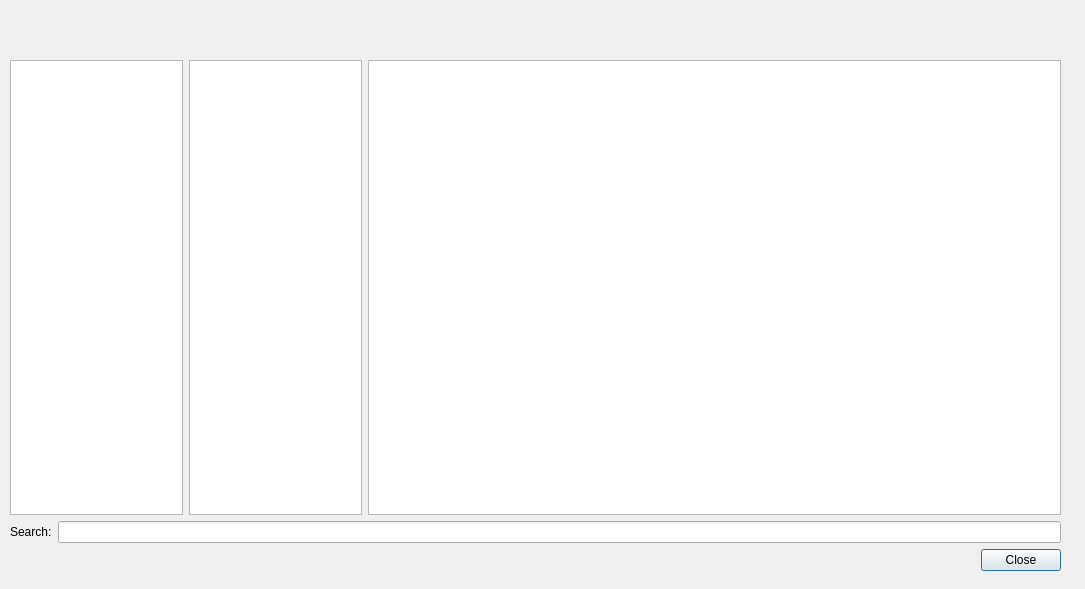
<?xml version="1.0" encoding="UTF-8"?>
<ui version="4.0">
 <class>DialogHelp</class>
 <widget class="QDialog" name="DialogHelp">
  <property name="geometry">
   <rect>
    <x>0</x>
    <y>0</y>
    <width>1085</width>
    <height>589</height>
   </rect>
  </property>
  <property name="sizePolicy">
   <sizepolicy hsizetype="Expanding" vsizetype="Maximum">
    <horstretch>0</horstretch>
    <verstretch>0</verstretch>
   </sizepolicy>
  </property>
  <property name="windowTitle">
   <string>TRSE Help &amp; documentation</string>
  </property>
  <widget class="QWidget" name="gridLayoutWidget">
   <property name="geometry">
    <rect>
     <x>10</x>
     <y>60</y>
     <width>1051</width>
     <height>511</height>
    </rect>
   </property>
   <layout class="QGridLayout" name="gridLayout">
    <item row="0" column="0">
     <layout class="QVBoxLayout" name="verticalLayout">
      <property name="sizeConstraint">
       <enum>QLayout::SetMaximumSize</enum>
      </property>
      <item>
       <layout class="QHBoxLayout" name="horizontalLayout_3" stretch="1,1,4">
        <item>
         <widget class="QListWidget" name="lstTopic">
          <property name="font">
           <font>
            <pointsize>11</pointsize>
           </font>
          </property>
         </widget>
        </item>
        <item>
         <widget class="QListWidget" name="lstItems">
          <property name="font">
           <font>
            <pointsize>11</pointsize>
           </font>
          </property>
         </widget>
        </item>
        <item>
         <widget class="QTextBrowser" name="txtHelp">
          <property name="font">
           <font>
            <family>Segoe UI</family>
            <pointsize>12</pointsize>
           </font>
          </property>
         </widget>
        </item>
       </layout>
      </item>
      <item>
       <layout class="QHBoxLayout" name="horizontalLayout_2">
        <item>
         <widget class="QLabel" name="label">
          <property name="text">
           <string>Search:</string>
          </property>
         </widget>
        </item>
        <item>
         <widget class="QLineEdit" name="leSearch"/>
        </item>
       </layout>
      </item>
      <item>
       <layout class="QHBoxLayout" name="horizontalLayout">
        <item>
         <spacer name="horizontalSpacer">
          <property name="orientation">
           <enum>Qt::Horizontal</enum>
          </property>
          <property name="sizeHint" stdset="0">
           <size>
            <width>40</width>
            <height>20</height>
           </size>
          </property>
         </spacer>
        </item>
        <item>
         <widget class="QPushButton" name="pushButton">
          <property name="text">
           <string>Close</string>
          </property>
         </widget>
        </item>
       </layout>
      </item>
     </layout>
    </item>
   </layout>
  </widget>
 </widget>
 <resources/>
 <connections/>
</ui>
